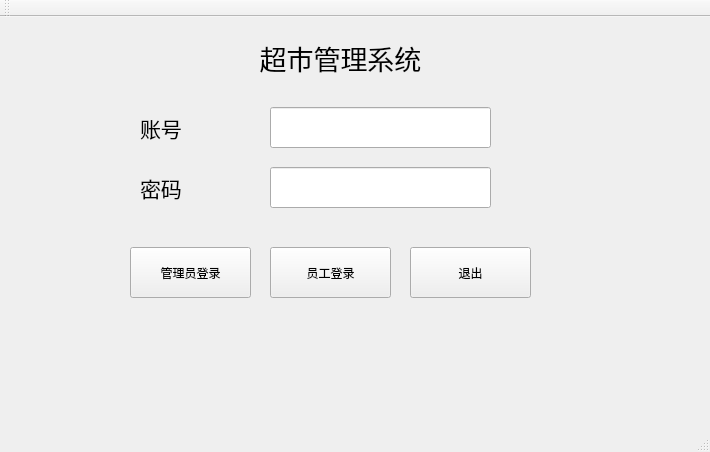
<?xml version="1.0" encoding="UTF-8"?>
<ui version="4.0">
 <class>login</class>
 <widget class="QMainWindow" name="login">
  <property name="geometry">
   <rect>
    <x>0</x>
    <y>0</y>
    <width>710</width>
    <height>452</height>
   </rect>
  </property>
  <property name="windowTitle">
   <string>超市管理系统</string>
  </property>
  <property name="styleSheet">
   <string notr="true">background-image: url(:/pic/timg.jpg);</string>
  </property>
  <widget class="QWidget" name="centralWidget">
   <widget class="QLineEdit" name="account_lineEdit">
    <property name="geometry">
     <rect>
      <x>270</x>
      <y>90</y>
      <width>221</width>
      <height>41</height>
     </rect>
    </property>
   </widget>
   <widget class="QLineEdit" name="password_lineEdit">
    <property name="geometry">
     <rect>
      <x>270</x>
      <y>150</y>
      <width>221</width>
      <height>41</height>
     </rect>
    </property>
   </widget>
   <widget class="QLabel" name="label">
    <property name="geometry">
     <rect>
      <x>140</x>
      <y>90</y>
      <width>81</width>
      <height>41</height>
     </rect>
    </property>
    <property name="font">
     <font>
      <family>AcadEref</family>
      <pointsize>16</pointsize>
     </font>
    </property>
    <property name="text">
     <string>账号</string>
    </property>
   </widget>
   <widget class="QLabel" name="label_2">
    <property name="geometry">
     <rect>
      <x>140</x>
      <y>150</y>
      <width>81</width>
      <height>41</height>
     </rect>
    </property>
    <property name="font">
     <font>
      <family>AcadEref</family>
      <pointsize>16</pointsize>
     </font>
    </property>
    <property name="text">
     <string>密码</string>
    </property>
   </widget>
   <widget class="QPushButton" name="mannager_Btn">
    <property name="geometry">
     <rect>
      <x>130</x>
      <y>230</y>
      <width>121</width>
      <height>51</height>
     </rect>
    </property>
    <property name="text">
     <string>管理员登录</string>
    </property>
   </widget>
   <widget class="QPushButton" name="staff_Btn">
    <property name="geometry">
     <rect>
      <x>270</x>
      <y>230</y>
      <width>121</width>
      <height>51</height>
     </rect>
    </property>
    <property name="text">
     <string>员工登录</string>
    </property>
   </widget>
   <widget class="QPushButton" name="exit_btn">
    <property name="geometry">
     <rect>
      <x>410</x>
      <y>230</y>
      <width>121</width>
      <height>51</height>
     </rect>
    </property>
    <property name="text">
     <string>退出</string>
    </property>
   </widget>
   <widget class="QLabel" name="label_3">
    <property name="geometry">
     <rect>
      <x>200</x>
      <y>10</y>
      <width>281</width>
      <height>61</height>
     </rect>
    </property>
    <property name="font">
     <font>
      <family>AcadEref</family>
      <pointsize>20</pointsize>
     </font>
    </property>
    <property name="text">
     <string>超市管理系统</string>
    </property>
    <property name="alignment">
     <set>Qt::AlignCenter</set>
    </property>
   </widget>
  </widget>
  <widget class="QMenuBar" name="menuBar">
   <property name="geometry">
    <rect>
     <x>0</x>
     <y>0</y>
     <width>710</width>
     <height>26</height>
    </rect>
   </property>
  </widget>
  <widget class="QToolBar" name="mainToolBar">
   <attribute name="toolBarArea">
    <enum>TopToolBarArea</enum>
   </attribute>
   <attribute name="toolBarBreak">
    <bool>false</bool>
   </attribute>
  </widget>
  <widget class="QStatusBar" name="statusBar"/>
 </widget>
 <layoutdefault spacing="6" margin="11"/>
 <resources/>
 <connections/>
</ui>
